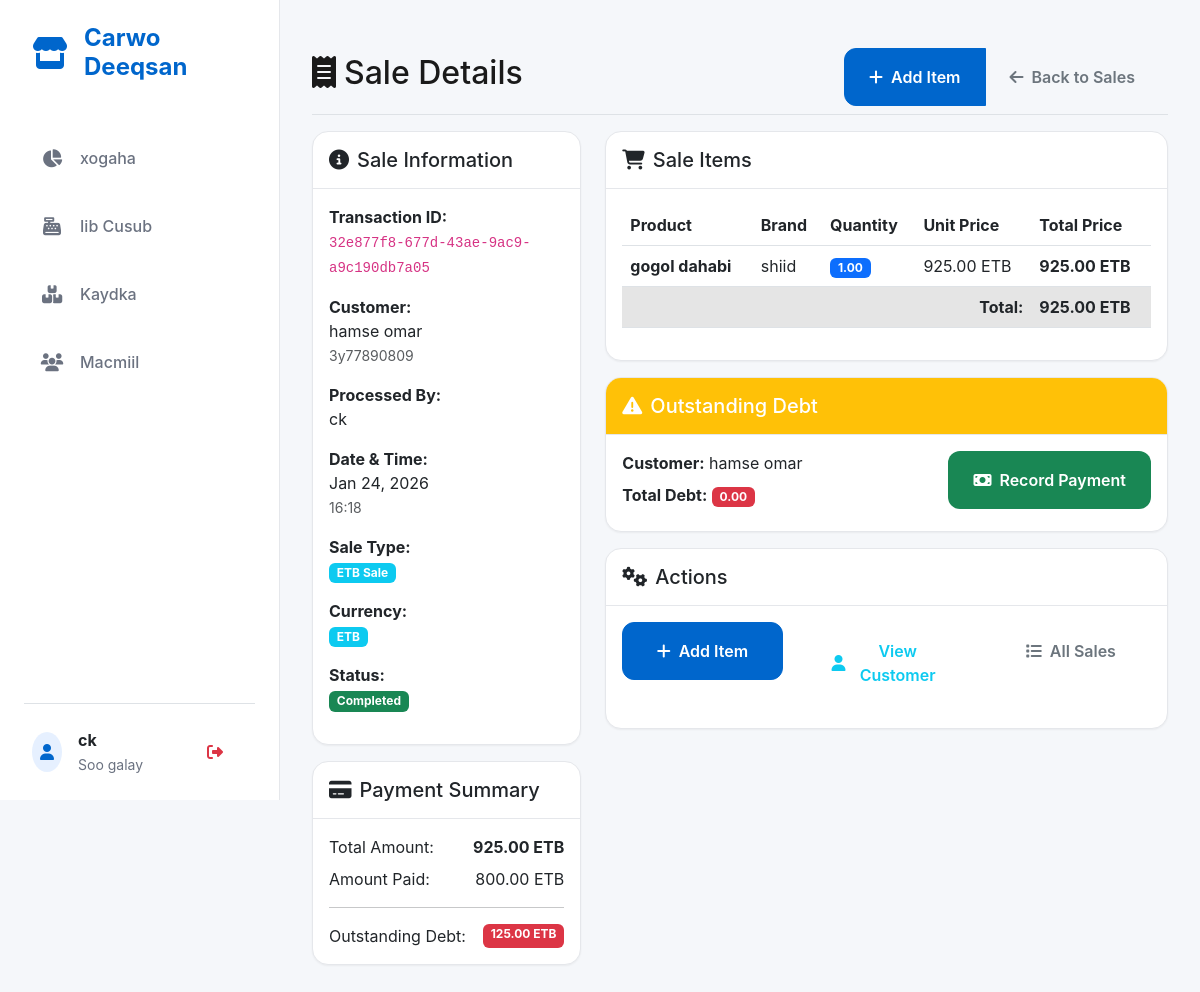
The app's page /sales/3/ (signed in), older data.
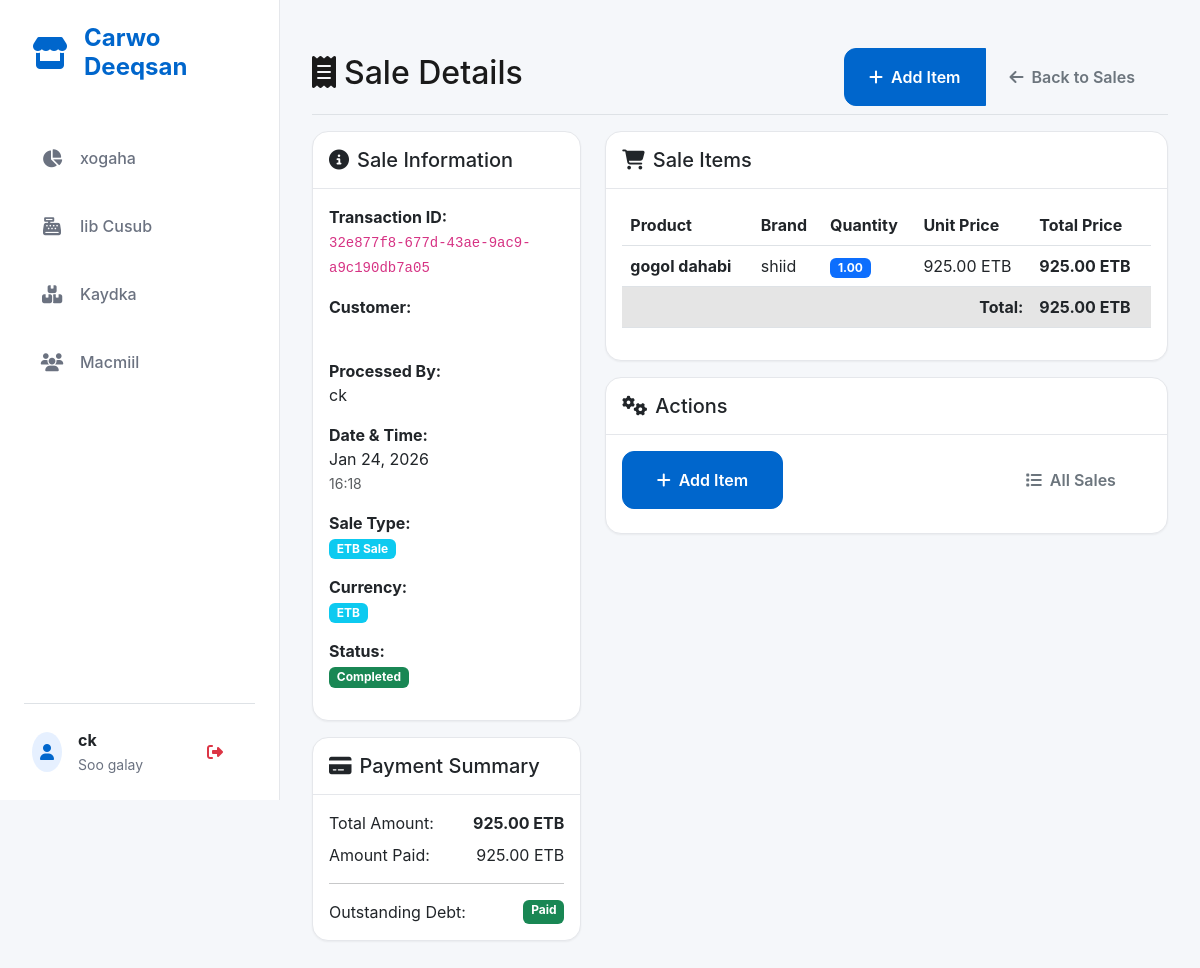
The same page, newer data.
### core/models.py (models this page shows, shortened)
class SaleETB(models.Model):
    transaction_id = models.UUIDField(default=uuid.uuid4, unique=True, editable=False)
    customer = models.ForeignKey(Customer, on_delete=models.SET_NULL, null=True, blank=True, help_text="Optional - allows anonymous sales")
    user = models.ForeignKey(User, on_delete=models.SET_NULL, null=True, blank=True, related_name='etb_sales', help_text="Optional - admin user who created the sale")
    total_amount = models.DecimalField(max_digits=10, decimal_places=2, default=0.00, help_text="Total amount in ETB")
    amount_paid = models.DecimalField(max_digits=10, decimal_places=2, default=0.00, help_text="Amount paid in ETB")
    debt_amount = models.DecimalField(max_digits=10, decimal_places=2, default=0.00, help_text="Debt amount in ETB")
    exchange_rate_at_sale = models.DecimalField(
        max_digits=10,
        decimal_places=2,
        default=185.00,
        validators=[MinValueValidator(Decimal('0.01'))],
        help_text="USD to ETB exchange rate at time of sale"
    )
    date_created = models.DateTimeField(auto_now_add=True)
    is_completed = models.BooleanField(default=True)
    class Meta:
        verbose_name = "ETB Sale"
        verbose_name_plural = "ETB Sales"

class Customer(models.Model):
    name = models.CharField(max_length=200, blank=True, null=True)
    phone = models.CharField(max_length=15, blank=True, null=True) # Unique constraint relaxed by migration
    total_debt_usd = models.DecimalField(max_digits=10, decimal_places=2, default=0.00, help_text="Total debt in USD")
    total_debt_sos = models.DecimalField(max_digits=10, decimal_places=2, default=0.00, help_text="Total debt in SOS")
    total_debt_etb = models.DecimalField(max_digits=10, decimal_places=2, default=0.00, help_text="Total debt in ETB")
    date_created = models.DateTimeField(auto_now_add=True)
    last_purchase_date = models.DateTimeField(null=True, blank=True)
    is_active = models.BooleanField(default=True)
    class Meta:
        verbose_name = "Customer"
        verbose_name_plural = "Customers"
    @property
    def total_debt(self):
        return self.total_debt_sos

class User(AbstractUser):
    phone = models.CharField(max_length=15, blank=True, null=True)
    date_created = models.DateTimeField(auto_now_add=True)
    date_updated = models.DateTimeField(auto_now=True)
    class Meta:
        verbose_name = "Admin User"
        verbose_name_plural = "Admin Users"

### core/views.py (the view)
# urls.py: path('sales/<int:sale_id>/', views.sale_detail, name='sale_detail_legacy'), # Legacy fallback
@login_required
@login_required
def sale_detail(request, sale_id, currency=None):
    sale = None
    sale_type = None
    if currency == 'USD' or currency is None:
        try:
            sale = SaleUSD.objects.select_related('customer', 'user').prefetch_related('items__product').get(id=sale_id)
            sale_type = 'USD'
        except SaleUSD.DoesNotExist:
            pass
    if sale is None and (currency == 'SOS' or currency is None):
        try:
            sale = SaleSOS.objects.select_related('customer', 'user').prefetch_related('items__product').get(id=sale_id)
            sale_type = 'SOS'
        except SaleSOS.DoesNotExist:
            pass
    if sale is None and (currency == 'ETB' or currency is None):
        try:
            sale = SaleETB.objects.select_related('customer', 'user').prefetch_related('items__product').get(id=sale_id)
            sale_type = 'ETB'
        except SaleETB.DoesNotExist:
            pass
    if sale is None and (currency == 'Legacy' or currency is None):
        try:
            sale = Sale.objects.select_related('customer', 'user').prefetch_related('items__product').get(id=sale_id)
            sale_type = 'Legacy'
        except Sale.DoesNotExist:
            pass
    if sale is None:
        from django.http import Http404
        raise Http404("Sale not found")
    context = {
        'sale': sale,
        'sale_type': sale_type,
        'currency': sale_type,
    }
    return render(request, 'core/sale_detail.html', context)

### core/permissions_policy.py (called while the page is built)
    def process_response(self, request, response):
        existing = response.get('Permissions-Policy')
        policy = "camera=(self)"
        if existing:
            if 'camera=' not in existing:
                response['Permissions-Policy'] = f"{existing}, {policy}"
        else:
            response['Permissions-Policy'] = policy
        return response

### core/templates/core/sale_detail.html (shortened to what the changed rows need)
{% extends 'core/base.html' %}
{% load static %}
{% block content %}
<div class="d-flex justify-content-between flex-wrap flex-md-nowrap align-items-center pt-3 pb-2 mb-3 border-bottom">
    <h1 class="h2">
        <i class="fas fa-receipt me-2"></i>Sale Details
    </h1>
</div>
<div class="row">
    <div class="col-lg-4">
        <div class="card">
            <div class="card-body">
                <div class="mb-3">
                    <strong>Transaction ID:</strong><br>
                    <code>{{ sale.transaction_id }}</code>
                </div>
                <div class="mb-3">
                    <strong>Customer:</strong><br>
                    <span>{{ sale.customer.name }}</span><br>
                    <small class="text-muted">{{ sale.customer.phone }}</small>
                </div>
                <div class="mb-3">
                    <strong>Processed By:</strong><br>
                    <span>{{ sale.user.get_full_name|default:sale.user.username }}</span>
                </div>
                <div class="mb-3">
                    <strong>Date & Time:</strong><br>
                    <span>{{ sale.date_created|date:"M d, Y" }}</span><br>
                    <small class="text-muted">{{ sale.date_created|time:"H:i" }}</small>
                </div>
            </div>
        </div>
        <div class="card mt-3">
            <div class="card-body">
                <div class="d-flex justify-content-between mb-2">
                    <span>Total Amount:</span>
                    <strong>
                        {{ sale.total_amount|floatformat:2 }}
                        {% if sale_type == 'ETB' %} ETB{% endif %}
                    </strong>
                </div>
                <div class="d-flex justify-content-between mb-2">
                    <span>Amount Paid:</span>
                    <span>
                        {{ sale.amount_paid|floatformat:2 }}
                        {% if sale_type == 'ETB' %} ETB{% endif %}
                    </span>
                </div>
                <div class="d-flex justify-content-between">
                    <span>Outstanding Debt:</span>
                    {% if sale.debt_amount > 0 %}
                    <span class="badge bg-danger">
                        {{ sale.debt_amount|floatformat:2 }}
                        {% if sale_type == 'ETB' %} ETB{% endif %}
                    </span>
                    {% else %}
                    <span class="badge bg-success">Paid</span>
                    {% endif %}
                </div>
            </div>
        </div>
    </div>
    <div class="col-lg-8">
        <div class="card">
            <div class="card-body">
                {% if sale.items.all %}
                <div class="table-responsive">
                    <table class="table table-hover">
                        <thead>
                            <tr>
                                <th>Product</th>
                                <th>Brand</th>
                                <th>Quantity</th>
                                <th>Unit Price</th>
                                <th>Total Price</th>
                            </tr>
                        </thead>
                        <tbody>
                            {% for item in sale.items.all %}
                            <tr>
                                <td>
                                    <strong>{{ item.product.name }}</strong>
                                </td>
                                <td>{{ item.product.brand }}</td>
                                <td>
                                    <span class="badge bg-primary">{{ item.quantity }}</span>
                                </td>
                                <td>
                                    {{ item.unit_price|floatformat:2 }}
                                    {% if sale_type == 'ETB' %} ETB{% endif %}
                                </td>
                                <td>
                                    <strong>
                                        {{ item.total_price|floatformat:2 }}
                                        {% if sale_type == 'ETB' %} ETB{% endif %}
                                    </strong>
                                </td>
                            </tr>
                            {% endfor %}
                        </tbody>
                        <tfoot>
                            <tr class="table-active">
                                <td colspan="4" class="text-end"><strong>Total:</strong></td>
                                <td>
                                    <strong>
                                        {{ sale.total_amount|floatformat:2 }}
                                        {% if sale_type == 'ETB' %} ETB{% endif %}
                                    </strong>
                                </td>
                            </tr>
                        </tfoot>
                    </table>
                </div>
                {% endif %}
            </div>
        </div>
        {% if sale.debt_amount > 0 %}
        <div class="card mt-3">
            <div class="card-header bg-warning text-white">
                <h5 class="card-title mb-0">
                    <i class="fas fa-exclamation-triangle me-2"></i>Outstanding Debt
                </h5>
            </div>
            <div class="card-body">
                <div class="row">
                    <div class="col-md-6">
                        <p class="mb-2">
                            <strong>Customer:</strong> {{ sale.customer.name }}
                        </p>
                        <p class="mb-2">
                            <strong>Total Debt:</strong>
                            <span class="badge bg-danger">
                                {{ sale.customer.total_debt|floatformat:2 }}
                            </span>
                        </p>
                    </div>
                    {% if sale.customer %}
                    <div class="col-md-6 text-end">
                        <a href="{% url 'core:record_debt_payment' sale.customer.id %}" class="btn btn-success">
                            <i class="fas fa-money-bill me-2"></i>Record Payment
                        </a>
                    </div>
                    {% endif %}
                </div>
            </div>
        </div>
        {% endif %}
        <div class="card mt-3">
            <div class="card-body">
                <div class="row">
                    <div class="col-md-4">
                        {% if sale.customer %}
                        <a href="{% url 'core:customer_detail' sale.customer.id %}"
                            class="btn btn-outline-info w-100 mb-2">
                            <i class="fas fa-user me-2"></i>View Customer
                        </a>
                        {% endif %}
                    </div>
                </div>
            </div>
        </div>
    </div>
</div>
{% endblock %}

Row changes from the older to the newer data that the page shows:
changed SaleETB "32e877f8-677d-43ae-9ac9-a9c190db7a05": amount_paid "800.00" → "925.00"; customer.name "hamse omar" → (not shown); customer.phone "3y77890809" → (not shown); debt_amount "125.00" → (not shown); customer.total_debt "0.00" → (not shown); customer_id 2 → empty (drawn)
Text that changed along with them:
text no longer shown: "ETB Outstanding Debt Customer: Total Debt: Record Payment View Customer"
text now shown: "Paid"
